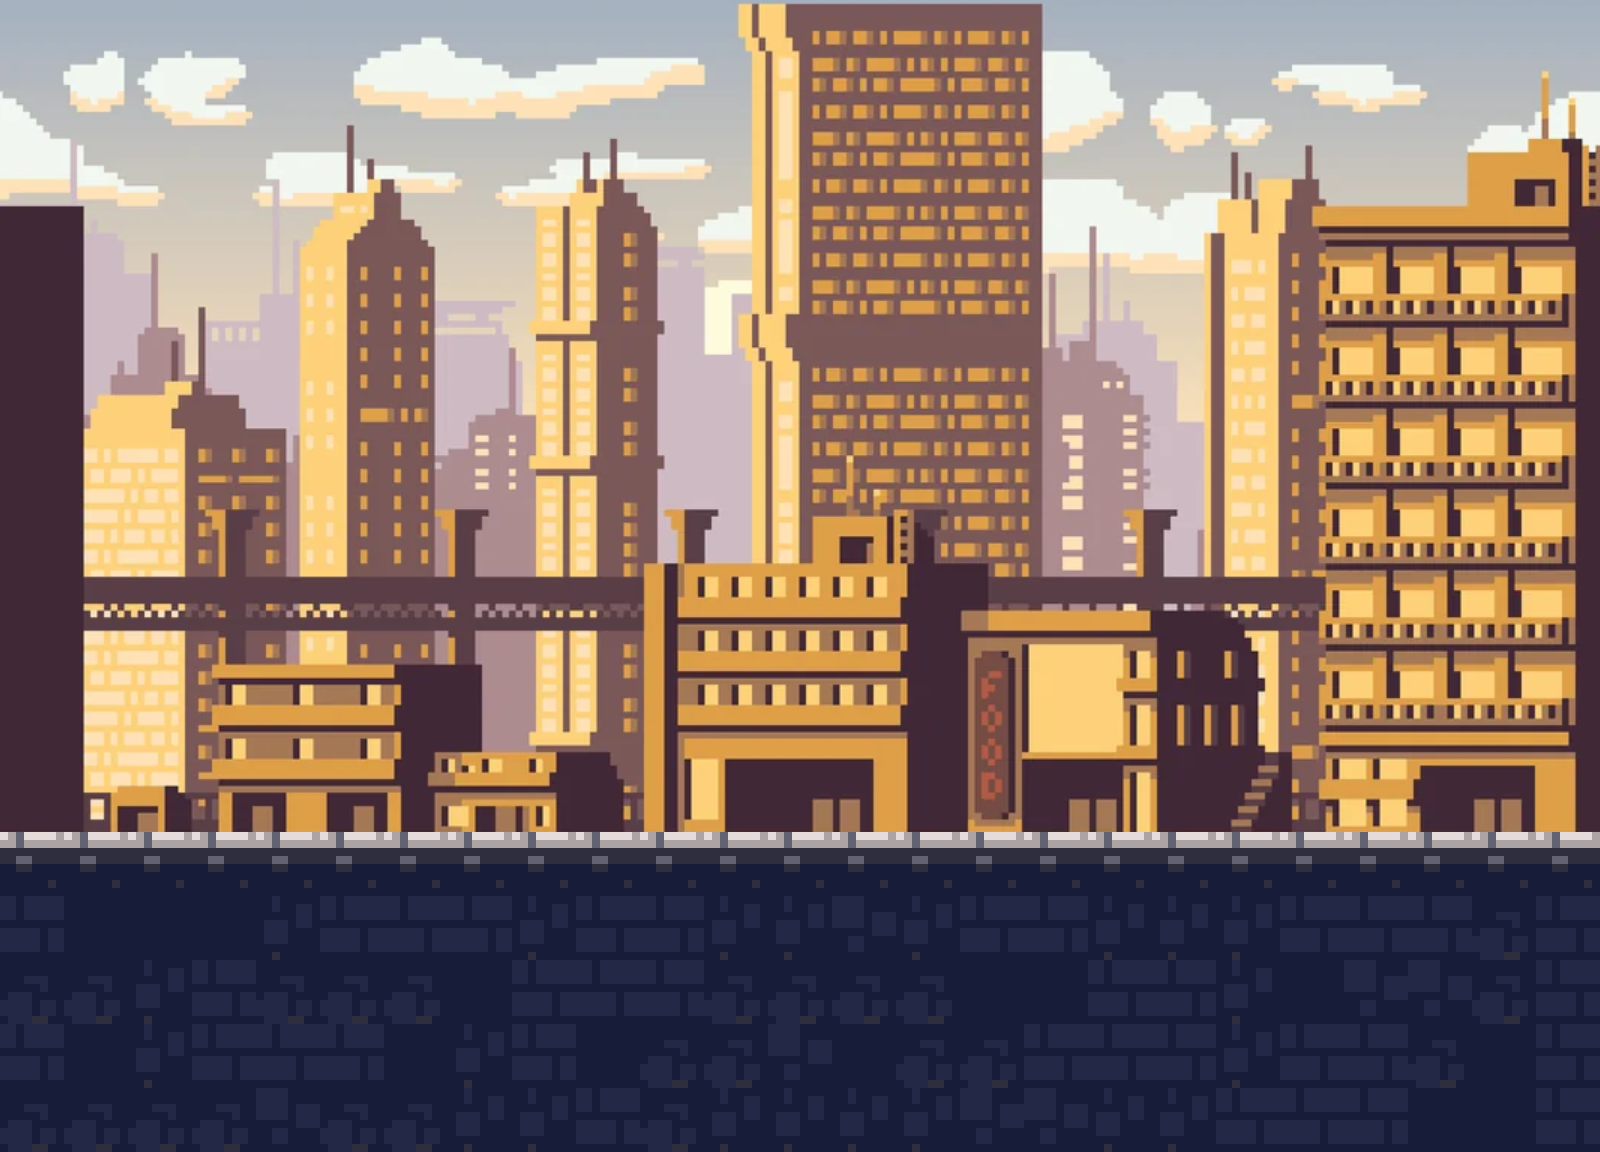

This game map was drawn from its Tiled (.tmx) file and the tilesets committed beside it. A one-line description and the full map source follow:
An orthogonal 25x18 tile map with 64x64 px tiles, 4 tile layers (BG, Terrain, Platforms, FG), 3 tilesets, 1 image layer and 4 objects (Player, portal, NPC, Data).

<map version="1.10" tiledversion="1.11.2" orientation="orthogonal" renderorder="right-down" width="25" height="18" tilewidth="64" tileheight="64" infinite="0" nextlayerid="13" nextobjectid="22">
 <tileset firstgid="1" source="../tilesets/MP2 Tileset_scaled_64x.tsx" />
 <tileset firstgid="385" source="../tilesets/MP2 Ground Tileset.tsx" />
 <tileset firstgid="475" source="../tilesets/scaled player.tsx" />
 <imagelayer id="12" name="Image Layer 2" tintcolor="#00aa00" offsetx="0" offsety="-22" parallaxx="1">
  <image source="../../graphics/level/bg/images/Daytime New York.png" width="1612" height="912" />
 </imagelayer>
 <layer id="8" name="BG" width="25" height="18">
  <data encoding="csv">
0,0,0,0,0,0,0,0,0,0,0,0,0,0,0,0,0,0,0,0,0,0,0,0,0,
0,0,0,0,0,0,0,0,0,0,0,0,0,0,0,0,0,0,0,0,0,0,0,0,0,
0,0,0,0,0,0,0,0,0,0,0,0,0,0,0,0,0,0,0,0,0,0,0,0,0,
0,0,0,0,0,0,0,0,0,0,0,0,0,0,0,0,0,0,0,0,0,0,0,0,0,
0,0,0,0,0,0,0,0,0,0,0,0,0,0,0,0,0,0,0,0,0,0,0,0,0,
0,0,0,0,0,0,0,0,0,0,0,0,0,0,0,0,0,0,0,0,0,0,0,0,0,
0,0,0,0,0,0,0,0,0,0,0,0,0,0,0,0,0,0,0,0,0,0,0,0,0,
0,0,0,0,0,0,0,0,0,0,0,0,0,0,0,0,0,0,0,0,0,0,0,0,0,
0,0,0,0,0,0,0,0,0,0,0,0,0,0,0,0,0,0,0,0,0,0,0,0,0,
0,0,0,0,0,0,0,0,0,0,0,0,0,0,0,0,0,0,0,0,0,0,0,0,0,
0,0,0,0,0,0,0,0,0,0,0,0,0,0,0,0,0,0,0,0,0,0,0,0,0,
0,0,0,0,0,0,0,0,0,0,0,0,0,0,0,0,0,0,0,0,0,0,0,0,0,
0,0,0,0,0,0,0,0,0,0,0,0,0,0,0,0,0,0,0,0,0,0,0,0,0,
0,0,0,0,0,0,0,0,0,0,0,0,0,0,0,0,0,0,0,0,0,0,0,0,0,
0,0,0,0,0,0,0,0,0,0,0,0,0,0,0,0,0,0,0,0,0,0,0,0,0,
0,0,0,0,0,0,0,0,0,0,0,0,0,0,0,0,0,0,0,0,0,0,0,0,0,
0,0,0,0,0,0,0,0,0,0,0,0,0,0,0,0,0,0,0,0,0,0,0,0,0,
0,0,0,0,0,0,0,0,0,0,0,0,0,0,0,0,0,0,0,0,0,0,0,0,0
</data>
 </layer>
 <objectgroup id="11" name="BG details" />
 <layer id="1" name="Terrain" width="25" height="18" tintcolor="#00aa00">
  <data encoding="csv">
0,0,0,0,0,0,0,0,0,0,0,0,0,0,0,0,0,0,0,0,0,0,0,0,0,
0,0,0,0,0,0,0,0,0,0,0,0,0,0,0,0,0,0,0,0,0,0,0,0,0,
0,0,0,0,0,0,0,0,0,0,0,0,0,0,0,0,0,0,0,0,0,0,0,0,0,
0,0,0,0,0,0,0,0,0,0,0,0,0,0,0,0,0,0,0,0,0,0,0,0,0,
0,0,0,0,0,0,0,0,0,0,0,0,0,0,0,0,0,0,0,0,0,0,0,0,0,
0,0,0,0,0,0,0,0,0,0,0,0,0,0,0,0,0,0,0,0,0,0,0,0,0,
0,0,0,0,0,0,0,0,0,0,0,0,0,0,0,0,0,0,0,0,0,0,0,0,0,
0,0,0,0,0,0,0,0,0,0,0,0,0,0,0,0,0,0,0,0,0,0,0,0,0,
0,0,0,0,0,0,0,0,0,0,0,0,0,0,0,0,0,0,0,0,0,0,0,0,0,
0,0,0,0,0,0,0,0,0,0,0,0,0,0,0,0,0,0,0,0,0,0,0,0,0,
0,0,0,0,0,0,0,0,0,0,0,0,0,0,0,0,0,0,0,0,0,0,0,0,0,
0,0,0,0,0,0,0,0,0,0,0,0,0,0,0,0,0,0,0,0,0,0,0,0,0,
0,0,0,0,0,0,0,0,0,0,0,0,0,0,0,0,0,0,0,0,0,0,0,0,0,
401,401,401,401,401,401,401,401,401,401,401,401,401,401,401,401,401,401,17,401,401,401,401,401,401,
4,1,1,1,6,4,4,4,6,4,4,6,6,7,6,4,4,6,6,6,4,4,4,2,4,
2,2,6,4,2,2,2,1,4,4,4,2,2,2,2,1,1,4,4,6,1,7,7,2,4,
4,1,6,4,4,4,1,6,4,1,2,2,7,1,2,2,4,4,4,6,4,4,2,1,4,
2,2,2,2,7,2,2,6,6,4,2,6,6,6,6,7,7,6,6,4,4,4,1,1,4
</data>
 </layer>
 <layer id="10" name="Platforms" width="25" height="18">
  <data encoding="csv">
0,0,0,0,0,0,0,0,0,0,0,0,0,0,0,0,0,0,0,0,0,0,0,0,0,
0,0,0,0,0,0,0,0,0,0,0,0,0,0,0,0,0,0,0,0,0,0,0,0,0,
0,0,0,0,0,0,0,0,0,0,0,0,0,0,0,0,0,0,0,0,0,0,0,0,0,
0,0,0,0,0,0,0,0,0,0,0,0,0,0,0,0,0,0,0,0,0,0,0,0,0,
0,0,0,0,0,0,0,0,0,0,0,0,0,0,0,0,0,0,0,0,0,0,0,0,0,
0,0,0,0,0,0,0,0,0,0,0,0,0,0,0,0,0,0,0,0,0,0,0,0,0,
0,0,0,0,0,0,0,0,0,0,0,0,0,0,0,0,0,0,0,0,0,0,0,0,0,
0,0,0,0,0,0,0,0,0,0,0,0,0,0,0,0,0,0,0,0,0,0,0,0,0,
0,0,0,0,0,0,0,0,0,0,0,0,0,0,0,0,0,0,0,0,0,0,0,0,0,
0,0,0,0,0,0,0,0,0,0,0,0,0,0,0,0,0,0,0,0,0,0,0,0,0,
0,0,0,0,0,0,0,0,0,0,0,0,0,0,0,0,0,0,0,0,0,0,0,0,0,
0,0,0,0,0,0,0,0,0,0,0,0,0,0,0,0,0,0,0,0,0,0,0,0,0,
0,0,0,0,0,0,0,0,0,0,0,0,0,0,0,0,0,0,0,0,0,0,0,0,0,
0,0,0,0,0,0,0,0,0,0,0,0,0,0,0,0,0,0,0,0,0,0,0,0,0,
0,0,0,0,0,0,0,0,0,0,0,0,0,0,0,0,0,0,0,0,0,0,0,0,0,
0,0,0,0,0,0,0,0,0,0,0,0,0,0,0,0,0,0,0,0,0,0,0,0,0,
0,0,0,0,0,0,0,0,0,0,0,0,0,0,0,0,0,0,0,0,0,0,0,0,0,
0,0,0,0,0,0,0,0,0,0,0,0,0,0,0,0,0,0,0,0,0,0,0,0,0
</data>
 </layer>
 <layer id="9" name="FG" width="25" height="18">
  <data encoding="csv">
0,0,0,0,0,0,0,0,0,0,0,0,0,0,0,0,0,0,0,0,0,0,0,0,0,
0,0,0,0,0,0,0,0,0,0,0,0,0,0,0,0,0,0,0,0,0,0,0,0,0,
0,0,0,0,0,0,0,0,0,0,0,0,0,0,0,0,0,0,0,0,0,0,0,0,0,
0,0,0,0,0,0,0,0,0,0,0,0,0,0,0,0,0,0,0,0,0,0,0,0,0,
0,0,0,0,0,0,0,0,0,0,0,0,0,0,0,0,0,0,0,0,0,0,0,0,0,
0,0,0,0,0,0,0,0,0,0,0,0,0,0,0,0,0,0,0,0,0,0,0,0,0,
0,0,0,0,0,0,0,0,0,0,0,0,0,0,0,0,0,0,0,0,0,0,0,0,0,
0,0,0,0,0,0,0,0,0,0,0,0,0,0,0,0,0,0,0,0,0,0,0,0,0,
0,0,0,0,0,0,0,0,0,0,0,0,0,0,0,0,0,0,0,0,0,0,0,0,0,
0,0,0,0,0,0,0,0,0,0,0,0,0,0,0,0,0,0,0,0,0,0,0,0,0,
0,0,0,0,0,0,0,0,0,0,0,0,0,0,0,0,0,0,0,0,0,0,0,0,0,
0,0,0,0,0,0,0,0,0,0,0,0,0,0,0,0,0,0,0,0,0,0,0,0,0,
0,0,0,0,0,0,0,0,0,0,0,0,0,0,0,0,0,0,0,0,0,0,0,0,0,
0,0,0,0,0,0,0,0,0,0,0,0,0,0,0,0,0,0,0,0,0,0,0,0,0,
0,0,0,0,0,0,0,0,0,0,0,0,0,0,0,0,0,0,0,0,0,0,0,0,0,
0,0,0,0,0,0,0,0,0,0,0,0,0,0,0,0,0,0,0,0,0,0,0,0,0,
0,0,0,0,0,0,0,0,0,0,0,0,0,0,0,0,0,0,0,0,0,0,0,0,0,
0,0,0,0,0,0,0,0,0,0,0,0,0,0,0,0,0,0,0,0,0,0,0,0,0
</data>
 </layer>
 <objectgroup id="3" name="Objects">
  <object id="8" name="Player" gid="475" x="64" y="832" width="64" height="56">
   <properties>
    <property name="facing_right" type="bool" value="true" />
   </properties>
  </object>
  <object id="19" name="portal" x="1152" y="768" width="64" height="64" />
  <object id="20" name="NPC" x="832" y="704" width="64" height="128" />
 </objectgroup>
 <objectgroup id="7" name="Moving Objects" />
 <objectgroup id="6" name="Items" />
 <objectgroup id="5" name="Enemies" />
 <objectgroup id="4" name="Data">
  <object id="7" name="Data" x="0" y="0" width="64" height="64">
   <properties>
    <property name="bg" value="" />
   </properties>
  </object>
 </objectgroup>
</map>
